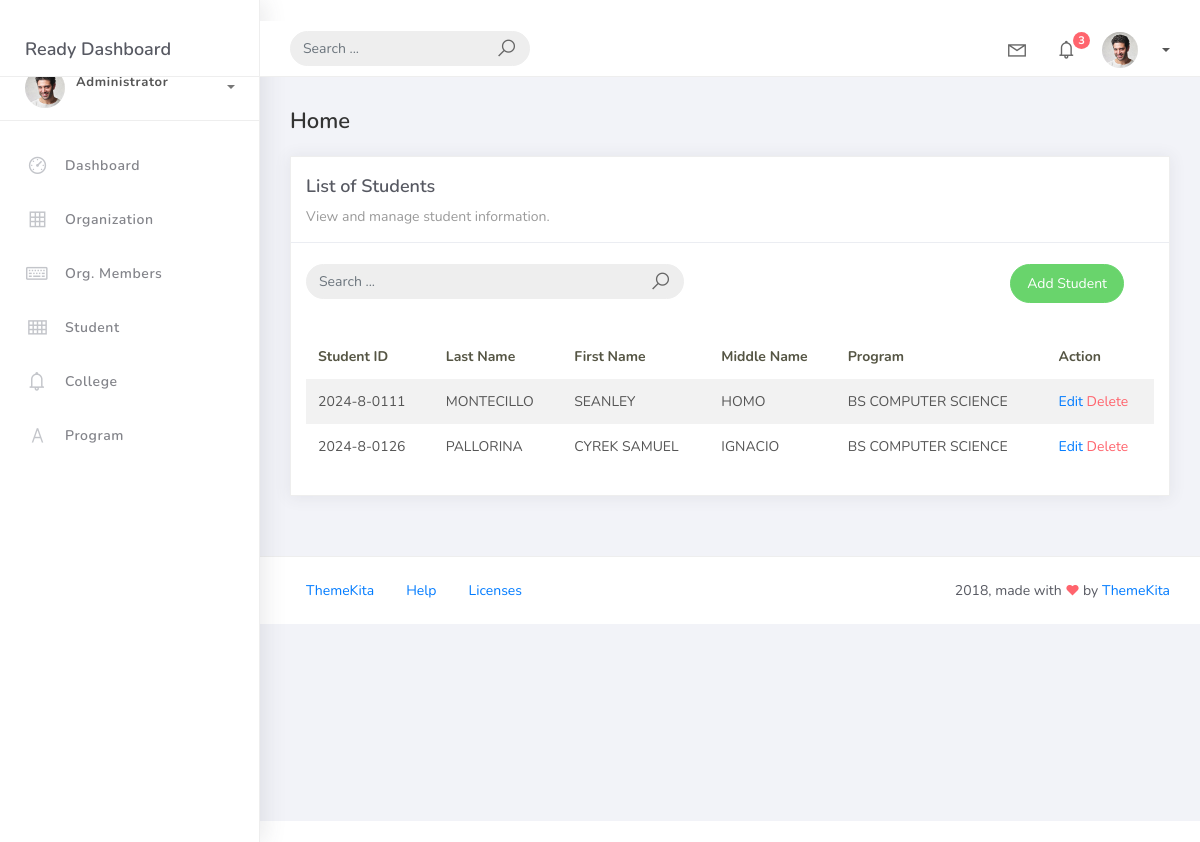
/student_list, run on an earlier commit of the app's database.
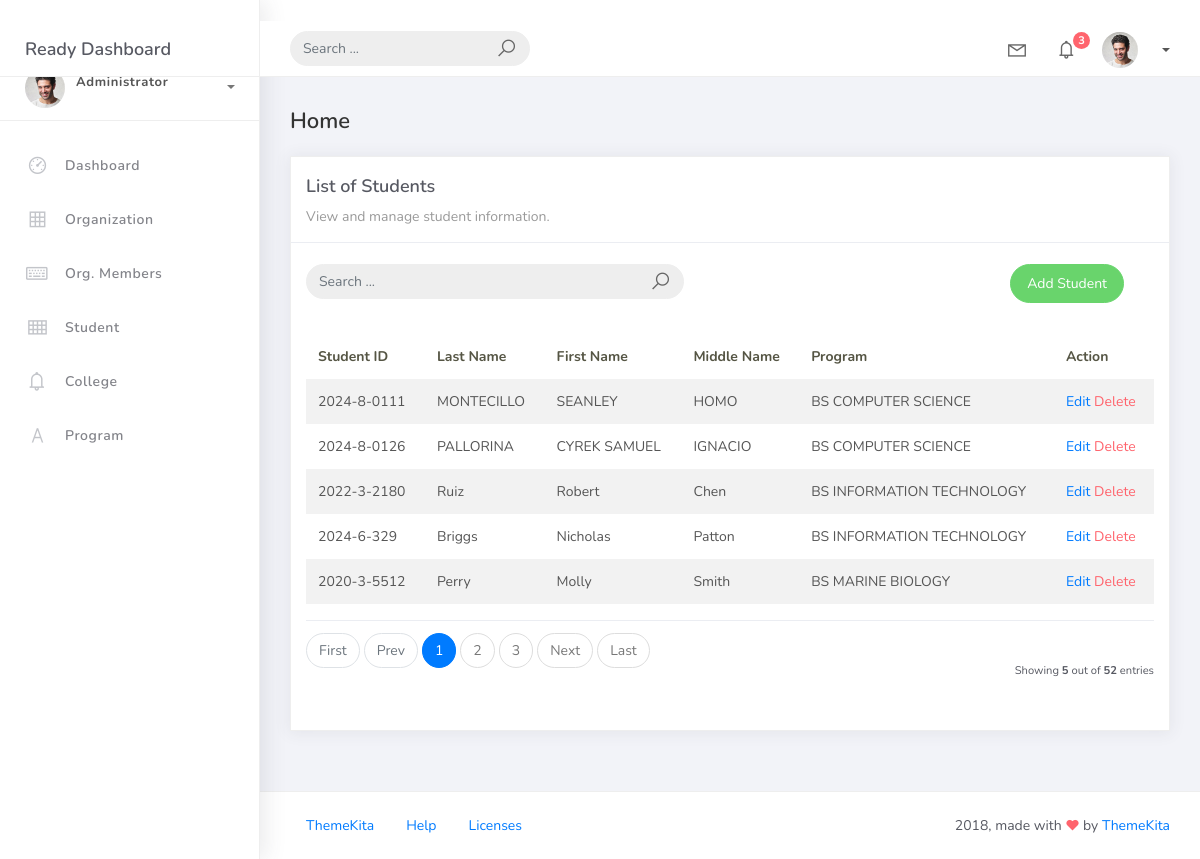
And on a later commit of the database.
### studentorg/models.py (models this page shows, shortened)
class BaseModel(models.Model):
    created_at = models.DateTimeField(auto_now_add=True, db_index=True)
    updated_at = models.DateTimeField(auto_now=True)
    class Meta:
        abstract = True

class Student(BaseModel):
    student_id = models.CharField(max_length=15)
    lastname = models.CharField(max_length=25)
    firstname = models.CharField(max_length=25)
    middlename = models.CharField(max_length=25, blank=True, null=True)
    program = models.ForeignKey(Program, on_delete=models.CASCADE)

class Program(BaseModel):
    prog_name = models.CharField(max_length=150)
    college = models.ForeignKey(College, on_delete=models.CASCADE)
    def __str__(self):
        return self.prog_name

### studentorg/views.py (the view, shortened to what this page needs)
# urls.py: path("student_list", views.StudentListView.as_view(), name="student_list"),
class StudentListView(ListView):
    model = Student
    context_object_name = "student"
    template_name = "student_list.html"
    paginate_by = 5
    def get_queryset(self):
            qs = super().get_queryset()
            query = self.request.GET.get("q")
            return qs

### templates/student_list.html
{% extends 'base.html' %}
{% load static %}
{% block content %}
<div class="content">
    <div class="container-fluid">
        <h4 class="page-title">Home</h4>
        <div class="row">
            <div class="col-md-12">
                <div class="card">
                    <div class="card-header">
                        <div class="card-title">List of Students</div>
                        <div class="card-category">View and manage student information.</div>
                    </div>
                    <br />
                    <div class="col-md-12 row">
                        <div class="col-md-6">
                            <form class="navbar-left navbar-form nav-search mr-md-3" action="{% url "student-list" %}">
                                <div class="input-group">
                                    <input type="text" placeholder="Search ..." class="form-control" name="q" />
                                    <div class="input-group-append">
                                        <span class="input-group-text">
                                            <i class="la la-search search-icon"></i>
                                        </span>
                                    </div>
                                </div>
                            </form>
                        </div>
                        <div class="col-md-6">
                            <div class="pull-right">
                                <a href="{% url 'student-add' %}" class="btn btn-success btn-rounded">
                                    Add Student
                                </a>
                            </div>
                        </div>
                    </div>
                    <div class="card-body">
                        <table class="table table-striped mt-3">
                            <thead>
                                <tr>
                                    <th scope="col">Student ID</th>
                                    <th scope="col">Last Name</th>
                                    <th scope="col">First Name</th>
                                    <th scope="col">Middle Name</th>
                                    <th scope="col">Program</th>
                                    <th scope="col">Action</th>
                                </tr>
                            </thead>
                            <tbody>
                                {% for object in object_list %}
                                <tr>
                                    <td>{{ object.student_id }}</td>
                                    <td>{{ object.lastname }}</td>
                                    <td>{{ object.firstname }}</td>
                                    <td>{{ object.middlename }}</td>
                                    <td>{{ object.program }}</td>
                                    <td>
                                        <a href="student_list/{{ object.id }}">Edit</a>
                                        <a href="student_list/{{ object.id }}/delete" class="text-danger">Delete</a>
                                    </td>
                                </tr>
                                {% empty %}
                                <tr>
                                    <td colspan="6" style="text-align: center">
                                        <p class="text-sm font-weight-bold mb-0">No Records Found</p>
                                    </td>
                                </tr>
                                {% endfor %}
                            </tbody>
                        </table>
                        {% include 'includes/pagination.html' %}
                    </div>
                </div>
            </div>
        </div>
    </div>
</div>
{% endblock %}

### templates/base.html (shortened to what this page needs)
{% load static %}
<!DOCTYPE html>
<html>
<head>
	<link rel="stylesheet" href="{% static 'css/bootstrap.min.css' %}">
	<link rel="stylesheet" href="{% static 'css/ready.css' %}">
	<link rel="stylesheet" href="{% static 'css/demo.css' %}">
</head>
<body>
	<div class="wrapper">
	<div class="main-header">
		<div class="logo-header">
			<a href="index.html" class="logo">
				Ready Dashboard
			</a>
		</div>
		<nav class="navbar navbar-header navbar-expand-lg">
			<div class="container-fluid">
				<form class="navbar-left navbar-form nav-search mr-md-3" action="">
					<div class="input-group">
						<input type="text" placeholder="Search ..." class="form-control">
						<div class="input-group-append">
							<span class="input-group-text">
								<i class="la la-search search-icon"></i>
							</span>
						</div>
					</div>
				</form>
				<ul class="navbar-nav topbar-nav ml-md-auto align-items-center">
					<li class="nav-item dropdown hidden-caret">
						<a class="nav-link dropdown-toggle" href="#" id="navbarDropdown" role="button" data-toggle="dropdown" aria-haspopup="true" aria-expanded="false">
							<i class="la la-envelope"></i>
						</a>
					</li>
					<li class="nav-item dropdown hidden-caret">
						<a class="nav-link dropdown-toggle" href="#" id="navbarDropdown" role="button" data-toggle="dropdown" aria-haspopup="true" aria-expanded="false">
							<i class="la la-bell"></i>
							<span class="notification">3</span>
						</a>
					</li>
					<li class="nav-item dropdown">
						<a class="dropdown-toggle profile-pic" data-toggle="dropdown" href="#" aria-expanded="false">
							<img src="{% static 'img/profile.jpg' %}" alt="user-img" width="36" class="img-circle">
							<span>{{ request.user.username }}</span>
						</a>
					</li>
				</ul>
			</div>
		</nav>
	</div>
	<div class="sidebar">
		<div class="scrollbar-inner sidebar-wrapper">
			<div class="user">
				<div class="photo">
					<img src="{% static 'img/profile.jpg' %}">
				</div>
				<div class="info">
					<a class="" data-toggle="collapse" href="#collapseExample" aria-expanded="true">
						<span>
							<span class="user-level">Administrator</span>
							<span class="caret"></span>
						</span>
					</a>
					<div class="clearfix"></div>
				</div>
			</div>
			<ul class="nav">
				<li class="nav-item">
					<a href="{% url 'home' %}">
						<i class="la la-dashboard"></i>
						<p>Dashboard</p>
					</a>
				</li>
				<li class="nav-item">
					<a href="{% url 'org_list' %}">
						<i class="la la-table"></i>
						<p>Organization</p>
					</a>
				</li>
				<li class="nav-item">
					<a href="{% url 'orgmember_list' %}">
						<i class="la la-keyboard-o"></i>
						<p>Org. Members</p>
					</a>
				</li>
				<li class="nav-item">
					<a href="{% url 'student_list' %}">
						<i class="la la-th"></i>
						<p>Student</p>
					</a>
				</li>
				<li class="nav-item">
					<a href="{% url 'college_list' %}">
						<i class="la la-bell"></i>
						<p>College</p>
					</a>
				</li>
				<li class="nav-item">
    				<a href="{% url 'program_list' %}">
        				<i class="la la-font"></i>
        				<p>Program</p>
    				</a>
				</li>
			</ul>
		</div>
	</div>
	<div class="main-panel">
		{% block content %}
		{% endblock %}
		<footer class="footer">
			<div class="container-fluid">
				<nav class="pull-left">
					<ul class="nav">
						<li class="nav-item">
							<a class="nav-link" href="http://www.themekita.com">
								ThemeKita
							</a>
						</li>
						<li class="nav-item">
							<a class="nav-link" href="#">
								Help
							</a>
						</li>
						<li class="nav-item">
							<a class="nav-link" href="https://themewagon.com/license/#free-item">
								Licenses
							</a>
						</li>
					</ul>
				</nav>
				<div class="copyright ml-auto">
					2018, made with
					<i class="la la-heart heart text-danger"></i>
					by <a href="http://www.themekita.com">ThemeKita</a>
				</div>
			</div>
		</footer>
	</div>
</div>
</body>
</html>

### templates/includes/pagination.html (shortened to what this page needs)
{% if is_paginated %}
<div class="card-footer px-0 border-0 d-flex flex-column flex-lg-row align-items-center justify-content-between mt-3">
    <nav aria-label="Topics pagination" class="mb-4">
        <ul class="pagination">
            {% if page_obj.number > 1 %}
            <li class="page-item">
                <a class="page-link" href="?page=1">First</a>
            </li>
            {% else %}
            <li class="page-item disabled">
                <span class="page-link">First</span>
            </li>
            {% endif %}
            {% if page_obj.has_previous %}
            <li class="page-item">
                <a class="page-link" href="?page={{ page_obj.previous_page_number }}">Prev</a>
            </li>
            {% else %}
            <li class="page-item disabled">
                <span class="page-link">Prev</span>
            </li>
            {% endif %}
            {% for page_num in paginator.page_range %}
                {% if page_obj.number == page_num %}
                <li class="page-item active">
                    <span class="page-link">
                        {{ page_num }}
                    </span>
                </li>
                {% elif page_num > page_obj.number|add:'-3' and page_num < page_obj.number|add:'3' %}
                <li class="page-item">
                    <a class="page-link" href="?page={{ page_num }}">{{ page_num }}</a>
                </li>
                {% endif %}
            {% endfor %}
            {% if page_obj.has_next %}
            <li class="page-item">
                <a class="page-link" href="?page={{ page_obj.next_page_number }}">Next</a>
            </li>
            {% else %}
            <li class="page-item disabled">
                <span class="page-link">Next</span>
            </li>
            {% endif %}
            {% if page_obj.number != paginator.num_pages %}
            <li class="page-item">
                <a class="page-link" href="?page={{ paginator.num_pages }}">Last</a>
            </li>
            {% else %}
            <li class="page-item disabled">
                <span class="page-link">Last</span>
            </li>
            {% endif %}
        </ul>
    </nav>
    <div class="fw-normal small mt-4 mt-lg-0">
        Showing <b>{{ object_list.count }}</b> out of
        <b>{{ paginator.count }}</b> entries
    </div>
</div>
{% endif %}

What changed in the data, as far as the page shows it:
added Student: student_id "2022-3-2180", lastname "Ruiz", firstname "Robert", middlename "Chen", program "BS INFORMATION TECHNOLOGY"
added Student: student_id "2024-6-329", lastname "Briggs", firstname "Nicholas", middlename "Patton", program "BS INFORMATION TECHNOLOGY"
added Student: student_id "2020-3-5512", lastname "Perry", firstname "Molly", middlename "Smith", program "BS MARINE BIOLOGY"
Also different on the page:
{{ object_list.count }}: (not shown) → "5"
{{ paginator.count }}: (not shown) → "52"
text now shown: "First Prev Next Last Showing out of entries"
new list line: "1"
new list line: "2"
new list line: "3"
